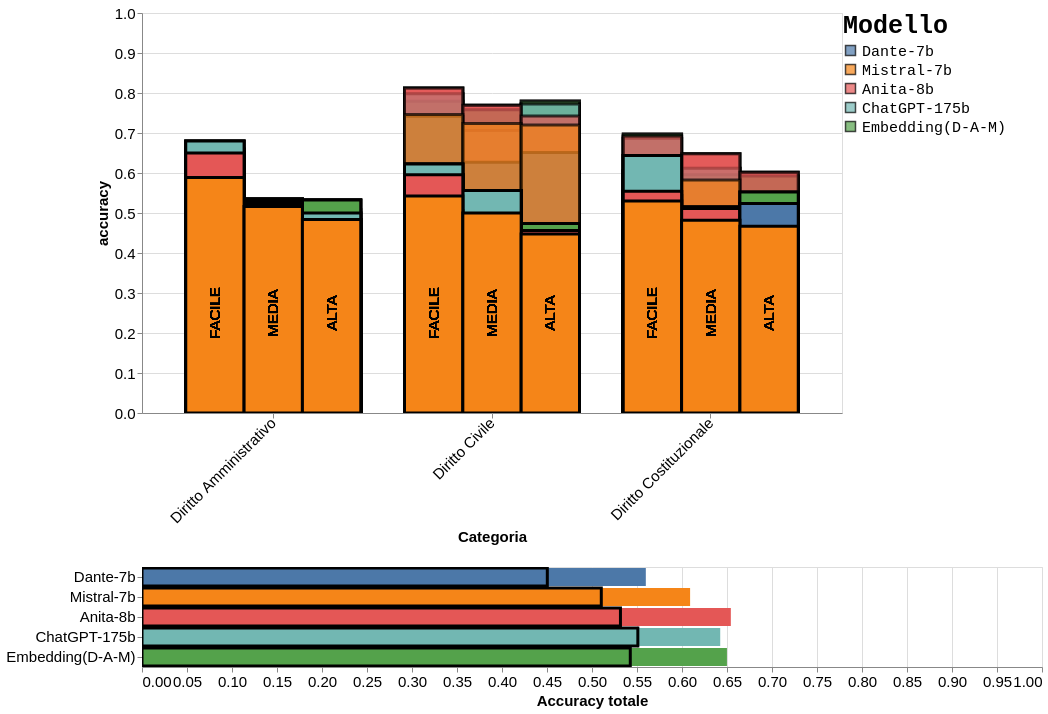

Write the Vega-Lite specification saved for this chart.
### Vega-Lite specification from a JSON file in a GitHub repository (floating-point values rounded to 4 significant figures; data arrays with more than 128 entries replaced by an {"elided": "..."} marker saying what was removed)
{"$schema": "https://vega.github.io/schema/vega-lite/v5.17.0.json", "config": {"view": {"continuousHeight": 300, "continuousWidth": 300}}, "datasets": {"data-6de85d91fc312eea1e0158fc4de789a2": {"elided": "630 records"}, "data-fc0ea722c4196061e87432ec4c26a8bd": [{"RAG": false, "accuracy": 0.6223, "accuracy_argomento": 0.5546, "accuracy_modello": 0.5546, "alpha": null, "argomento": "Diritto Civile", "difficoltà": "FACILE", "modello": "ChatGPT-175b"}, {"RAG": false, "accuracy": 0.5563, "accuracy_argomento": 0.5546, "accuracy_modello": 0.5546, "alpha": null, "argomento": "Diritto Civile", "difficoltà": "MEDIA", "modello": "ChatGPT-175b"}, {"RAG": false, "accuracy": 0.4386, "accuracy_argomento": 0.5546, "accuracy_modello": 0.5546, "alpha": null, "argomento": "Diritto Civile", "difficoltà": "ALTA", "modello": "ChatGPT-175b"}, {"RAG": false, "accuracy": 0.6436, "accuracy_argomento": 0.5361, "accuracy_modello": 0.5361, "alpha": null, "argomento": "Diritto Costituzionale", "difficoltà": "FACILE", "modello": "ChatGPT-175b"}, {"RAG": false, "accuracy": 0.5149, "accuracy_argomento": 0.5361, "accuracy_modello": 0.5361, "alpha": null, "argomento": "Diritto Costituzionale", "difficoltà": "MEDIA", "modello": "ChatGPT-175b"}, {"RAG": false, "accuracy": 0.3905, "accuracy_argomento": 0.5361, "accuracy_modello": 0.5361, "alpha": null, "argomento": "Diritto Costituzionale", "difficoltà": "ALTA", "modello": "ChatGPT-175b"}, {"RAG": false, "accuracy": 0.6802, "accuracy_argomento": 0.5705, "accuracy_modello": 0.5705, "alpha": null, "argomento": "Diritto Amministrativo", "difficoltà": "FACILE", "modello": "ChatGPT-175b"}, {"RAG": false, "accuracy": 0.529, "accuracy_argomento": 0.5705, "accuracy_modello": 0.5705, "alpha": null, "argomento": "Diritto Amministrativo", "difficoltà": "MEDIA", "modello": "ChatGPT-175b"}, {"RAG": false, "accuracy": 0.5, "accuracy_argomento": 0.5705, "accuracy_modello": 0.5705, "alpha": null, "argomento": "Diritto Amministrativo", "difficoltà": "ALTA", "modello": "ChatGPT-175b"}, {"RAG": false, "accuracy": 0.5957, "accuracy_argomento": 0.5171, "accuracy_modello": 0.5171, "alpha": null, "argomento": "Diritto Civile", "difficoltà": "FACILE", "modello": "Anita-8b"}, {"RAG": false, "accuracy": 0.4894, "accuracy_argomento": 0.5171, "accuracy_modello": 0.5171, "alpha": null, "argomento": "Diritto Civile", "difficoltà": "MEDIA", "modello": "Anita-8b"}, {"RAG": false, "accuracy": 0.4561, "accuracy_argomento": 0.5171, "accuracy_modello": 0.5171, "alpha": null, "argomento": "Diritto Civile", "difficoltà": "ALTA", "modello": "Anita-8b"}, {"RAG": false, "accuracy": 0.5545, "accuracy_argomento": 0.5279, "accuracy_modello": 0.5279, "alpha": null, "argomento": "Diritto Costituzionale", "difficoltà": "FACILE", "modello": "Anita-8b"}, {"RAG": false, "accuracy": 0.5116, "accuracy_argomento": 0.5279, "accuracy_modello": 0.5279, "alpha": null, "argomento": "Diritto Costituzionale", "difficoltà": "MEDIA", "modello": "Anita-8b"}, {"RAG": false, "accuracy": 0.5238, "accuracy_argomento": 0.5279, "accuracy_modello": 0.5279, "alpha": null, "argomento": "Diritto Costituzionale", "difficoltà": "ALTA", "modello": "Anita-8b"}, {"RAG": false, "accuracy": 0.6497, "accuracy_argomento": 0.5499, "accuracy_modello": 0.5499, "alpha": null, "argomento": "Diritto Amministrativo", "difficoltà": "FACILE", "modello": "Anita-8b"}, {"RAG": false, "accuracy": 0.5226, "accuracy_argomento": 0.5499, "accuracy_modello": 0.5499, "alpha": null, "argomento": "Diritto Amministrativo", "difficoltà": "MEDIA", "modello": "Anita-8b"}, {"RAG": false, "accuracy": 0.4597, "accuracy_argomento": 0.5499, "accuracy_modello": 0.5499, "alpha": null, "argomento": "Diritto Amministrativo", "difficoltà": "ALTA", "modello": "Anita-8b"}, {"RAG": false, "accuracy": 0.5053, "accuracy_argomento": 0.4522, "accuracy_modello": 0.4522, "alpha": null, "argomento": "Diritto Civile", "difficoltà": "FACILE", "modello": "Dante-7b"}, {"RAG": false, "accuracy": 0.4366, "accuracy_argomento": 0.4522, "accuracy_modello": 0.4522, "alpha": null, "argomento": "Diritto Civile", "difficoltà": "MEDIA", "modello": "Dante-7b"}, {"RAG": false, "accuracy": 0.4035, "accuracy_argomento": 0.4522, "accuracy_modello": 0.4522, "alpha": null, "argomento": "Diritto Civile", "difficoltà": "ALTA", "modello": "Dante-7b"}, {"RAG": false, "accuracy": 0.4703, "accuracy_argomento": 0.4361, "accuracy_modello": 0.4361, "alpha": null, "argomento": "Diritto Costituzionale", "difficoltà": "FACILE", "modello": "Dante-7b"}, {"RAG": false, "accuracy": 0.3828, "accuracy_argomento": 0.4361, "accuracy_modello": 0.4361, "alpha": null, "argomento": "Diritto Costituzionale", "difficoltà": "MEDIA", "modello": "Dante-7b"}, {"RAG": false, "accuracy": 0.5238, "accuracy_argomento": 0.4361, "accuracy_modello": 0.4361, "alpha": null, "argomento": "Diritto Costituzionale", "difficoltà": "ALTA", "modello": "Dante-7b"}, {"RAG": false, "accuracy": 0.5431, "accuracy_argomento": 0.4628, "accuracy_modello": 0.4628, "alpha": null, "argomento": "Diritto Amministrativo", "difficoltà": "FACILE", "modello": "Dante-7b"}, {"RAG": false, "accuracy": 0.429, "accuracy_argomento": 0.4628, "accuracy_modello": 0.4628, "alpha": null, "argomento": "Diritto Amministrativo", "difficoltà": "MEDIA", "modello": "Dante-7b"}, {"RAG": false, "accuracy": 0.4194, "accuracy_argomento": 0.4628, "accuracy_modello": 0.4628, "alpha": null, "argomento": "Diritto Amministrativo", "difficoltà": "ALTA", "modello": "Dante-7b"}, {"RAG": false, "accuracy": 0.5426, "accuracy_argomento": 0.5034, "accuracy_modello": 0.5034, "alpha": null, "argomento": "Diritto Civile", "difficoltà": "FACILE", "modello": "Mistral-7b"}, {"RAG": false, "accuracy": 0.5, "accuracy_argomento": 0.5034, "accuracy_modello": 0.5034, "alpha": null, "argomento": "Diritto Civile", "difficoltà": "MEDIA", "modello": "Mistral-7b"}, {"RAG": false, "accuracy": 0.4474, "accuracy_argomento": 0.5034, "accuracy_modello": 0.5034, "alpha": null, "argomento": "Diritto Civile", "difficoltà": "ALTA", "modello": "Mistral-7b"}, {"RAG": false, "accuracy": 0.5297, "accuracy_argomento": 0.4951, "accuracy_modello": 0.4951, "alpha": null, "argomento": "Diritto Costituzionale", "difficoltà": "FACILE", "modello": "Mistral-7b"}, {"RAG": false, "accuracy": 0.4818, "accuracy_argomento": 0.4951, "accuracy_modello": 0.4951, "alpha": null, "argomento": "Diritto Costituzionale", "difficoltà": "MEDIA", "modello": "Mistral-7b"}, {"RAG": false, "accuracy": 0.4667, "accuracy_argomento": 0.4951, "accuracy_modello": 0.4951, "alpha": null, "argomento": "Diritto Costituzionale", "difficoltà": "ALTA", "modello": "Mistral-7b"}, {"RAG": false, "accuracy": 0.5888, "accuracy_argomento": 0.5325, "accuracy_modello": 0.5325, "alpha": null, "argomento": "Diritto Amministrativo", "difficoltà": "FACILE", "modello": "Mistral-7b"}, {"RAG": false, "accuracy": 0.5161, "accuracy_argomento": 0.5325, "accuracy_modello": 0.5325, "alpha": null, "argomento": "Diritto Amministrativo", "difficoltà": "MEDIA", "modello": "Mistral-7b"}, {"RAG": false, "accuracy": 0.4839, "accuracy_argomento": 0.5325, "accuracy_modello": 0.5325, "alpha": null, "argomento": "Diritto Amministrativo", "difficoltà": "ALTA", "modello": "Mistral-7b"}, {"RAG": false, "accuracy": 0.5957, "accuracy_argomento": 0.5375, "accuracy_modello": 0.5375, "alpha": null, "argomento": "Diritto Civile", "difficoltà": "FACILE", "modello": "ChatGPT-175b"}, {"RAG": false, "accuracy": 0.5246, "accuracy_argomento": 0.5375, "accuracy_modello": 0.5375, "alpha": null, "argomento": "Diritto Civile", "difficoltà": "MEDIA", "modello": "ChatGPT-175b"}, {"RAG": false, "accuracy": 0.4737, "accuracy_argomento": 0.5375, "accuracy_modello": 0.5375, "alpha": null, "argomento": "Diritto Civile", "difficoltà": "ALTA", "modello": "ChatGPT-175b"}, {"RAG": false, "accuracy": 0.5446, "accuracy_argomento": 0.5164, "accuracy_modello": 0.5164, "alpha": null, "argomento": "Diritto Costituzionale", "difficoltà": "FACILE", "modello": "ChatGPT-175b"}, {"RAG": false, "accuracy": 0.4851, "accuracy_argomento": 0.5164, "accuracy_modello": 0.5164, "alpha": null, "argomento": "Diritto Costituzionale", "difficoltà": "MEDIA", "modello": "ChatGPT-175b"}, {"RAG": false, "accuracy": 0.5524, "accuracy_argomento": 0.5164, "accuracy_modello": 0.5164, "alpha": null, "argomento": "Diritto Costituzionale", "difficoltà": "ALTA", "modello": "ChatGPT-175b"}, {"RAG": false, "accuracy": 0.6599, "accuracy_argomento": 0.5737, "accuracy_modello": 0.5737, "alpha": null, "argomento": "Diritto Amministrativo", "difficoltà": "FACILE", "modello": "ChatGPT-175b"}, {"RAG": false, "accuracy": 0.5355, "accuracy_argomento": 0.5737, "accuracy_modello": 0.5737, "alpha": null, "argomento": "Diritto Amministrativo", "difficoltà": "MEDIA", "modello": "ChatGPT-175b"}, {"RAG": false, "accuracy": 0.5323, "accuracy_argomento": 0.5737, "accuracy_modello": 0.5737, "alpha": null, "argomento": "Diritto Amministrativo", "difficoltà": "ALTA", "modello": "ChatGPT-175b"}, {"RAG": false, "accuracy": 0.6223, "accuracy_argomento": 0.5546, "accuracy_modello": 0.5546, "alpha": null, "argomento": "Diritto Civile", "difficoltà": "FACILE", "modello": "ChatGPT-175b"}, {"RAG": false, "accuracy": 0.5563, "accuracy_argomento": 0.5546, "accuracy_modello": 0.5546, "alpha": null, "argomento": "Diritto Civile", "difficoltà": "MEDIA", "modello": "ChatGPT-175b"}, {"RAG": false, "accuracy": 0.4386, "accuracy_argomento": 0.5546, "accuracy_modello": 0.5546, "alpha": null, "argomento": "Diritto Civile", "difficoltà": "ALTA", "modello": "ChatGPT-175b"}, {"RAG": false, "accuracy": 0.6436, "accuracy_argomento": 0.5361, "accuracy_modello": 0.5361, "alpha": null, "argomento": "Diritto Costituzionale", "difficoltà": "FACILE", "modello": "ChatGPT-175b"}, {"RAG": false, "accuracy": 0.5149, "accuracy_argomento": 0.5361, "accuracy_modello": 0.5361, "alpha": null, "argomento": "Diritto Costituzionale", "difficoltà": "MEDIA", "modello": "ChatGPT-175b"}, {"RAG": false, "accuracy": 0.3905, "accuracy_argomento": 0.5361, "accuracy_modello": 0.5361, "alpha": null, "argomento": "Diritto Costituzionale", "difficoltà": "ALTA", "modello": "ChatGPT-175b"}, {"RAG": false, "accuracy": 0.6802, "accuracy_argomento": 0.5705, "accuracy_modello": 0.5705, "alpha": null, "argomento": "Diritto Amministrativo", "difficoltà": "FACILE", "modello": "ChatGPT-175b"}, {"RAG": false, "accuracy": 0.529, "accuracy_argomento": 0.5705, "accuracy_modello": 0.5705, "alpha": null, "argomento": "Diritto Amministrativo", "difficoltà": "MEDIA", "modello": "ChatGPT-175b"}, {"RAG": false, "accuracy": 0.5, "accuracy_argomento": 0.5705, "accuracy_modello": 0.5705, "alpha": null, "argomento": "Diritto Amministrativo", "difficoltà": "ALTA", "modello": "ChatGPT-175b"}, {"RAG": false, "accuracy": 0.5957, "accuracy_argomento": 0.5171, "accuracy_modello": 0.5171, "alpha": null, "argomento": "Diritto Civile", "difficoltà": "FACILE", "modello": "Anita-8b"}, {"RAG": false, "accuracy": 0.4894, "accuracy_argomento": 0.5171, "accuracy_modello": 0.5171, "alpha": null, "argomento": "Diritto Civile", "difficoltà": "MEDIA", "modello": "Anita-8b"}, {"RAG": false, "accuracy": 0.4561, "accuracy_argomento": 0.5171, "accuracy_modello": 0.5171, "alpha": null, "argomento": "Diritto Civile", "difficoltà": "ALTA", "modello": "Anita-8b"}, {"RAG": false, "accuracy": 0.5545, "accuracy_argomento": 0.5279, "accuracy_modello": 0.5279, "alpha": null, "argomento": "Diritto Costituzionale", "difficoltà": "FACILE", "modello": "Anita-8b"}, {"RAG": false, "accuracy": 0.5116, "accuracy_argomento": 0.5279, "accuracy_modello": 0.5279, "alpha": null, "argomento": "Diritto Costituzionale", "difficoltà": "MEDIA", "modello": "Anita-8b"}, {"RAG": false, "accuracy": 0.5238, "accuracy_argomento": 0.5279, "accuracy_modello": 0.5279, "alpha": null, "argomento": "Diritto Costituzionale", "difficoltà": "ALTA", "modello": "Anita-8b"}, {"RAG": false, "accuracy": 0.6497, "accuracy_argomento": 0.5499, "accuracy_modello": 0.5499, "alpha": null, "argomento": "Diritto Amministrativo", "difficoltà": "FACILE", "modello": "Anita-8b"}, {"RAG": false, "accuracy": 0.5226, "accuracy_argomento": 0.5499, "accuracy_modello": 0.5499, "alpha": null, "argomento": "Diritto Amministrativo", "difficoltà": "MEDIA", "modello": "Anita-8b"}, {"RAG": false, "accuracy": 0.4597, "accuracy_argomento": 0.5499, "accuracy_modello": 0.5499, "alpha": null, "argomento": "Diritto Amministrativo", "difficoltà": "ALTA", "modello": "Anita-8b"}, {"RAG": false, "accuracy": 0.5053, "accuracy_argomento": 0.4522, "accuracy_modello": 0.4522, "alpha": null, "argomento": "Diritto Civile", "difficoltà": "FACILE", "modello": "Dante-7b"}, {"RAG": false, "accuracy": 0.4366, "accuracy_argomento": 0.4522, "accuracy_modello": 0.4522, "alpha": null, "argomento": "Diritto Civile", "difficoltà": "MEDIA", "modello": "Dante-7b"}, {"RAG": false, "accuracy": 0.4035, "accuracy_argomento": 0.4522, "accuracy_modello": 0.4522, "alpha": null, "argomento": "Diritto Civile", "difficoltà": "ALTA", "modello": "Dante-7b"}, {"RAG": false, "accuracy": 0.4703, "accuracy_argomento": 0.4361, "accuracy_modello": 0.4361, "alpha": null, "argomento": "Diritto Costituzionale", "difficoltà": "FACILE", "modello": "Dante-7b"}, {"RAG": false, "accuracy": 0.3828, "accuracy_argomento": 0.4361, "accuracy_modello": 0.4361, "alpha": null, "argomento": "Diritto Costituzionale", "difficoltà": "MEDIA", "modello": "Dante-7b"}, {"RAG": false, "accuracy": 0.5238, "accuracy_argomento": 0.4361, "accuracy_modello": 0.4361, "alpha": null, "argomento": "Diritto Costituzionale", "difficoltà": "ALTA", "modello": "Dante-7b"}, {"RAG": false, "accuracy": 0.5431, "accuracy_argomento": 0.4628, "accuracy_modello": 0.4628, "alpha": null, "argomento": "Diritto Amministrativo", "difficoltà": "FACILE", "modello": "Dante-7b"}, {"RAG": false, "accuracy": 0.429, "accuracy_argomento": 0.4628, "accuracy_modello": 0.4628, "alpha": null, "argomento": "Diritto Amministrativo", "difficoltà": "MEDIA", "modello": "Dante-7b"}, {"RAG": false, "accuracy": 0.4194, "accuracy_argomento": 0.4628, "accuracy_modello": 0.4628, "alpha": null, "argomento": "Diritto Amministrativo", "difficoltà": "ALTA", "modello": "Dante-7b"}, {"RAG": false, "accuracy": 0.5426, "accuracy_argomento": 0.5034, "accuracy_modello": 0.5034, "alpha": null, "argomento": "Diritto Civile", "difficoltà": "FACILE", "modello": "Mistral-7b"}, {"RAG": false, "accuracy": 0.5, "accuracy_argomento": 0.5034, "accuracy_modello": 0.5034, "alpha": null, "argomento": "Diritto Civile", "difficoltà": "MEDIA", "modello": "Mistral-7b"}, {"RAG": false, "accuracy": 0.4474, "accuracy_argomento": 0.5034, "accuracy_modello": 0.5034, "alpha": null, "argomento": "Diritto Civile", "difficoltà": "ALTA", "modello": "Mistral-7b"}, {"RAG": false, "accuracy": 0.5297, "accuracy_argomento": 0.4951, "accuracy_modello": 0.4951, "alpha": null, "argomento": "Diritto Costituzionale", "difficoltà": "FACILE", "modello": "Mistral-7b"}, {"RAG": false, "accuracy": 0.4818, "accuracy_argomento": 0.4951, "accuracy_modello": 0.4951, "alpha": null, "argomento": "Diritto Costituzionale", "difficoltà": "MEDIA", "modello": "Mistral-7b"}, {"RAG": false, "accuracy": 0.4667, "accuracy_argomento": 0.4951, "accuracy_modello": 0.4951, "alpha": null, "argomento": "Diritto Costituzionale", "difficoltà": "ALTA", "modello": "Mistral-7b"}, {"RAG": false, "accuracy": 0.5888, "accuracy_argomento": 0.5325, "accuracy_modello": 0.5325, "alpha": null, "argomento": "Diritto Amministrativo", "difficoltà": "FACILE", "modello": "Mistral-7b"}, {"RAG": false, "accuracy": 0.5161, "accuracy_argomento": 0.5325, "accuracy_modello": 0.5325, "alpha": null, "argomento": "Diritto Amministrativo", "difficoltà": "MEDIA", "modello": "Mistral-7b"}, {"RAG": false, "accuracy": 0.4839, "accuracy_argomento": 0.5325, "accuracy_modello": 0.5325, "alpha": null, "argomento": "Diritto Amministrativo", "difficoltà": "ALTA", "modello": "Mistral-7b"}, {"RAG": false, "accuracy": 0.5957, "accuracy_argomento": 0.5375, "accuracy_modello": 0.5375, "alpha": null, "argomento": "Diritto Civile", "difficoltà": "FACILE", "modello": "Embedding(D-A-M)"}, {"RAG": false, "accuracy": 0.5246, "accuracy_argomento": 0.5375, "accuracy_modello": 0.5375, "alpha": null, "argomento": "Diritto Civile", "difficoltà": "MEDIA", "modello": "Embedding(D-A-M)"}, {"RAG": false, "accuracy": 0.4737, "accuracy_argomento": 0.5375, "accuracy_modello": 0.5375, "alpha": null, "argomento": "Diritto Civile", "difficoltà": "ALTA", "modello": "Embedding(D-A-M)"}, {"RAG": false, "accuracy": 0.5446, "accuracy_argomento": 0.5164, "accuracy_modello": 0.5164, "alpha": null, "argomento": "Diritto Costituzionale", "difficoltà": "FACILE", "modello": "Embedding(D-A-M)"}, {"RAG": false, "accuracy": 0.4851, "accuracy_argomento": 0.5164, "accuracy_modello": 0.5164, "alpha": null, "argomento": "Diritto Costituzionale", "difficoltà": "MEDIA", "modello": "Embedding(D-A-M)"}, {"RAG": false, "accuracy": 0.5524, "accuracy_argomento": 0.5164, "accuracy_modello": 0.5164, "alpha": null, "argomento": "Diritto Costituzionale", "difficoltà": "ALTA", "modello": "Embedding(D-A-M)"}, {"RAG": false, "accuracy": 0.6599, "accuracy_argomento": 0.5737, "accuracy_modello": 0.5737, "alpha": null, "argomento": "Diritto Amministrativo", "difficoltà": "FACILE", "modello": "Embedding(D-A-M)"}, {"RAG": false, "accuracy": 0.5355, "accuracy_argomento": 0.5737, "accuracy_modello": 0.5737, "alpha": null, "argomento": "Diritto Amministrativo", "difficoltà": "MEDIA", "modello": "Embedding(D-A-M)"}, {"RAG": false, "accuracy": 0.5323, "accuracy_argomento": 0.5737, "accuracy_modello": 0.5737, "alpha": null, "argomento": "Diritto Amministrativo", "difficoltà": "ALTA", "modello": "Embedding(D-A-M)"}, {"RAG": false, "accuracy": 0.6223, "accuracy_argomento": 0.5546, "accuracy_modello": 0.5546, "alpha": null, "argomento": "Diritto Civile", "difficoltà": "FACILE", "modello": "ChatGPT-175b"}, {"RAG": false, "accuracy": 0.5563, "accuracy_argomento": 0.5546, "accuracy_modello": 0.5546, "alpha": null, "argomento": "Diritto Civile", "difficoltà": "MEDIA", "modello": "ChatGPT-175b"}, {"RAG": false, "accuracy": 0.4386, "accuracy_argomento": 0.5546, "accuracy_modello": 0.5546, "alpha": null, "argomento": "Diritto Civile", "difficoltà": "ALTA", "modello": "ChatGPT-175b"}, {"RAG": false, "accuracy": 0.6436, "accuracy_argomento": 0.5361, "accuracy_modello": 0.5361, "alpha": null, "argomento": "Diritto Costituzionale", "difficoltà": "FACILE", "modello": "ChatGPT-175b"}, {"RAG": false, "accuracy": 0.5149, "accuracy_argomento": 0.5361, "accuracy_modello": 0.5361, "alpha": null, "argomento": "Diritto Costituzionale", "difficoltà": "MEDIA", "modello": "ChatGPT-175b"}, {"RAG": false, "accuracy": 0.3905, "accuracy_argomento": 0.5361, "accuracy_modello": 0.5361, "alpha": null, "argomento": "Diritto Costituzionale", "difficoltà": "ALTA", "modello": "ChatGPT-175b"}, {"RAG": false, "accuracy": 0.6802, "accuracy_argomento": 0.5705, "accuracy_modello": 0.5705, "alpha": null, "argomento": "Diritto Amministrativo", "difficoltà": "FACILE", "modello": "ChatGPT-175b"}, {"RAG": false, "accuracy": 0.529, "accuracy_argomento": 0.5705, "accuracy_modello": 0.5705, "alpha": null, "argomento": "Diritto Amministrativo", "difficoltà": "MEDIA", "modello": "ChatGPT-175b"}, {"RAG": false, "accuracy": 0.5, "accuracy_argomento": 0.5705, "accuracy_modello": 0.5705, "alpha": null, "argomento": "Diritto Amministrativo", "difficoltà": "ALTA", "modello": "ChatGPT-175b"}, {"RAG": false, "accuracy": 0.5957, "accuracy_argomento": 0.5171, "accuracy_modello": 0.5171, "alpha": null, "argomento": "Diritto Civile", "difficoltà": "FACILE", "modello": "Anita-8b"}, {"RAG": false, "accuracy": 0.4894, "accuracy_argomento": 0.5171, "accuracy_modello": 0.5171, "alpha": null, "argomento": "Diritto Civile", "difficoltà": "MEDIA", "modello": "Anita-8b"}, {"RAG": false, "accuracy": 0.4561, "accuracy_argomento": 0.5171, "accuracy_modello": 0.5171, "alpha": null, "argomento": "Diritto Civile", "difficoltà": "ALTA", "modello": "Anita-8b"}, {"RAG": false, "accuracy": 0.5545, "accuracy_argomento": 0.5279, "accuracy_modello": 0.5279, "alpha": null, "argomento": "Diritto Costituzionale", "difficoltà": "FACILE", "modello": "Anita-8b"}, {"RAG": false, "accuracy": 0.5116, "accuracy_argomento": 0.5279, "accuracy_modello": 0.5279, "alpha": null, "argomento": "Diritto Costituzionale", "difficoltà": "MEDIA", "modello": "Anita-8b"}, {"RAG": false, "accuracy": 0.5238, "accuracy_argomento": 0.5279, "accuracy_modello": 0.5279, "alpha": null, "argomento": "Diritto Costituzionale", "difficoltà": "ALTA", "modello": "Anita-8b"}, {"RAG": false, "accuracy": 0.6497, "accuracy_argomento": 0.5499, "accuracy_modello": 0.5499, "alpha": null, "argomento": "Diritto Amministrativo", "difficoltà": "FACILE", "modello": "Anita-8b"}, {"RAG": false, "accuracy": 0.5226, "accuracy_argomento": 0.5499, "accuracy_modello": 0.5499, "alpha": null, "argomento": "Diritto Amministrativo", "difficoltà": "MEDIA", "modello": "Anita-8b"}, {"RAG": false, "accuracy": 0.4597, "accuracy_argomento": 0.5499, "accuracy_modello": 0.5499, "alpha": null, "argomento": "Diritto Amministrativo", "difficoltà": "ALTA", "modello": "Anita-8b"}, {"RAG": false, "accuracy": 0.5053, "accuracy_argomento": 0.4522, "accuracy_modello": 0.4522, "alpha": null, "argomento": "Diritto Civile", "difficoltà": "FACILE", "modello": "Dante-7b"}, {"RAG": false, "accuracy": 0.4366, "accuracy_argomento": 0.4522, "accuracy_modello": 0.4522, "alpha": null, "argomento": "Diritto Civile", "difficoltà": "MEDIA", "modello": "Dante-7b"}, {"RAG": false, "accuracy": 0.4035, "accuracy_argomento": 0.4522, "accuracy_modello": 0.4522, "alpha": null, "argomento": "Diritto Civile", "difficoltà": "ALTA", "modello": "Dante-7b"}, {"RAG": false, "accuracy": 0.4703, "accuracy_argomento": 0.4361, "accuracy_modello": 0.4361, "alpha": null, "argomento": "Diritto Costituzionale", "difficoltà": "FACILE", "modello": "Dante-7b"}, {"RAG": false, "accuracy": 0.3828, "accuracy_argomento": 0.4361, "accuracy_modello": 0.4361, "alpha": null, "argomento": "Diritto Costituzionale", "difficoltà": "MEDIA", "modello": "Dante-7b"}, {"RAG": false, "accuracy": 0.5238, "accuracy_argomento": 0.4361, "accuracy_modello": 0.4361, "alpha": null, "argomento": "Diritto Costituzionale", "difficoltà": "ALTA", "modello": "Dante-7b"}, {"RAG": false, "accuracy": 0.5431, "accuracy_argomento": 0.4628, "accuracy_modello": 0.4628, "alpha": null, "argomento": "Diritto Amministrativo", "difficoltà": "FACILE", "modello": "Dante-7b"}, {"RAG": false, "accuracy": 0.429, "accuracy_argomento": 0.4628, "accuracy_modello": 0.4628, "alpha": null, "argomento": "Diritto Amministrativo", "difficoltà": "MEDIA", "modello": "Dante-7b"}, {"RAG": false, "accuracy": 0.4194, "accuracy_argomento": 0.4628, "accuracy_modello": 0.4628, "alpha": null, "argomento": "Diritto Amministrativo", "difficoltà": "ALTA", "modello": "Dante-7b"}, {"RAG": false, "accuracy": 0.5426, "accuracy_argomento": 0.5034, "accuracy_modello": 0.5034, "alpha": null, "argomento": "Diritto Civile", "difficoltà": "FACILE", "modello": "Mistral-7b"}, {"RAG": false, "accuracy": 0.5, "accuracy_argomento": 0.5034, "accuracy_modello": 0.5034, "alpha": null, "argomento": "Diritto Civile", "difficoltà": "MEDIA", "modello": "Mistral-7b"}, {"RAG": false, "accuracy": 0.4474, "accuracy_argomento": 0.5034, "accuracy_modello": 0.5034, "alpha": null, "argomento": "Diritto Civile", "difficoltà": "ALTA", "modello": "Mistral-7b"}, {"RAG": false, "accuracy": 0.5297, "accuracy_argomento": 0.4951, "accuracy_modello": 0.4951, "alpha": null, "argomento": "Diritto Costituzionale", "difficoltà": "FACILE", "modello": "Mistral-7b"}, {"RAG": false, "accuracy": 0.4818, "accuracy_argomento": 0.4951, "accuracy_modello": 0.4951, "alpha": null, "argomento": "Diritto Costituzionale", "difficoltà": "MEDIA", "modello": "Mistral-7b"}, {"RAG": false, "accuracy": 0.4667, "accuracy_argomento": 0.4951, "accuracy_modello": 0.4951, "alpha": null, "argomento": "Diritto Costituzionale", "difficoltà": "ALTA", "modello": "Mistral-7b"}, {"RAG": false, "accuracy": 0.5888, "accuracy_argomento": 0.5325, "accuracy_modello": 0.5325, "alpha": null, "argomento": "Diritto Amministrativo", "difficoltà": "FACILE", "modello": "Mistral-7b"}, {"RAG": false, "accuracy": 0.5161, "accuracy_argomento": 0.5325, "accuracy_modello": 0.5325, "alpha": null, "argomento": "Diritto Amministrativo", "difficoltà": "MEDIA", "modello": "Mistral-7b"}, {"RAG": false, "accuracy": 0.4839, "accuracy_argomento": 0.5325, "accuracy_modello": 0.5325, "alpha": null, "argomento": "Diritto Amministrativo", "difficoltà": "ALTA", "modello": "Mistral-7b"}]}, "params": [{"name": "param_86", "select": {"type": "interval"}, "views": ["view_68"]}, {"name": "param_85", "select": {"encodings": ["color"], "type": "point"}, "views": ["view_69"]}, {"bind": {"input": "range", "max": 1.0, "min": 0.0, "name": "alpha: ", "step": 0.25}, "name": "alpha", "select": {"fields": ["alpha"], "type": "point"}, "value": [{"alpha": 0.0}], "views": ["view_69"]}], "vconcat": [{"height": 400, "layer": [{"data": {"name": "data-6de85d91fc312eea1e0158fc4de789a2"}, "encoding": {"color": {"condition": {"empty": true, "field": "modello", "param": "param_85", "type": "nominal"}, "value": null}, "strokeWidth": {"condition": {"empty": true, "param": "param_85", "value": 3}, "value": 0}, "tooltip": [{"field": "argomento", "type": "nominal"}, {"field": "accuracy", "type": "quantitative"}, {"field": "modello", "type": "nominal"}, {"field": "alpha", "type": "quantitative"}], "x": {"field": "argomento", "title": "Categoria", "type": "nominal"}, "xOffset": {"field": "difficoltà", "sort": ["FACILE", "MEDIA", "ALTA"], "type": "nominal"}, "y": {"axis": {"labelFontSize": 15, "labels": true}, "field": "accuracy", "scale": {"domain": [0, 1]}, "stack": false, "title": "accuracy", "type": "quantitative"}}, "mark": {"clip": true, "color": "lightgrey", "filled": true, "opacity": 0.7, "stroke": "black", "strokeWidth": 2, "type": "bar"}, "name": "view_68", "transform": [{"filter": {"param": "alpha"}}]}, {"data": {"name": "data-fc0ea722c4196061e87432ec4c26a8bd"}, "encoding": {"color": {"condition": {"empty": true, "field": "modello", "param": "param_85", "type": "nominal"}, "value": null}, "strokeWidth": {"condition": {"empty": true, "param": "param_85", "value": 3}, "value": 0}, "tooltip": [{"field": "argomento", "type": "nominal"}, {"field": "accuracy", "type": "quantitative"}, {"field": "modello", "type": "nominal"}, {"field": "alpha", "type": "quantitative"}], "x": {"axis": {"labelAngle": -45, "labelFontSize": 15, "labels": true}, "field": "argomento", "title": "Categoria", "type": "nominal"}, "xOffset": {"field": "difficoltà", "sort": ["FACILE", "MEDIA", "ALTA"], "type": "nominal"}, "y": {"axis": {"labelFontSize": 15, "titleFontSize": 15}, "field": "accuracy", "scale": {"domain": [0, 1]}, "stack": false, "title": "accuracy", "type": "quantitative"}}, "mark": {"clip": true, "color": "lightgrey", "filled": true, "stroke": "black", "strokeWidth": 3, "type": "bar"}}, {"data": {"name": "data-fc0ea722c4196061e87432ec4c26a8bd"}, "encoding": {"text": {"field": "difficoltà", "type": "nominal"}, "x": {"axis": {"labelFontSize": 15, "titleFontSize": 15}, "field": "argomento", "title": "Categoria", "type": "nominal"}, "xOffset": {"field": "difficoltà", "sort": ["FACILE", "MEDIA", "ALTA"], "type": "nominal"}}, "mark": {"angle": 270, "dx": -100, "dy": 0, "fontSize": 15, "type": "text"}}], "width": 700}, {"layer": [{"data": {"name": "data-6de85d91fc312eea1e0158fc4de789a2"}, "encoding": {"color": {"condition": {"empty": true, "field": "modello", "param": "param_85", "type": "nominal"}, "value": "lightgray"}, "x": {"axis": {"labelFontSize": 15, "titleFontSize": 15}, "field": "tot_population", "scale": {"domain": [0, 1]}, "title": "Accuracy totale", "type": "quantitative"}, "y": {"axis": {"labelFontSize": 15, "titleFontSize": 15}, "field": "modello", "sort": ["Dante-7b", "Mistral-7b", "Anita-8b", "ChatGPT-175b", "Embedding(D-A-M)"], "title": null, "type": "nominal"}}, "mark": {"tooltip": true, "type": "bar"}, "name": "view_69", "transform": [{"filter": {"param": "alpha"}}, {"aggregate": [{"as": "tot_population", "field": "accuracy_argomento", "op": "mean"}], "groupby": ["modello"]}]}, {"data": {"name": "data-fc0ea722c4196061e87432ec4c26a8bd"}, "encoding": {"color": {"condition": {"empty": true, "field": "modello", "legend": {"labelFont": "Courier", "labelFontSize": 15, "offset": -200, "orient": "right", "titleFont": "Courier", "titleFontSize": 25}, "param": "param_85", "scale": {"domain": ["Dante-7b", "Mistral-7b", "Anita-8b", "ChatGPT-175b", "Embedding(D-A-M)"]}, "title": "Modello", "type": "nominal"}, "value": null}, "x": {"axis": {"labelFontSize": 15, "titleFontSize": 15}, "field": "tot_population", "scale": {"domain": [0, 1]}, "title": "Accuracy totale", "type": "quantitative"}, "y": {"axis": {"labelFontSize": 15, "titleFontSize": 15}, "field": "modello", "sort": ["Dante-7b", "Mistral-7b", "Anita-8b", "ChatGPT-175b", "Embedding(D-A-M)"], "title": null, "type": "nominal"}}, "mark": {"clip": true, "fontSize": 15, "stroke": "black", "strokeWidth": 3, "tooltip": true, "type": "bar"}, "transform": [{"aggregate": [{"as": "tot_population", "field": "accuracy_argomento", "op": "mean"}], "groupby": ["modello"]}]}], "width": 900}]}
